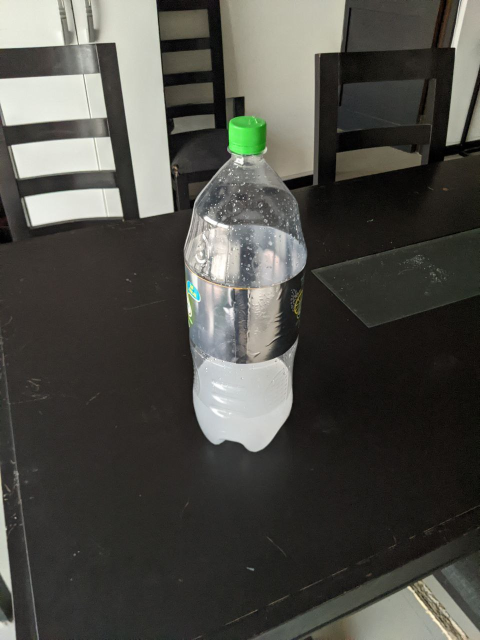
#> input picture Code/Test2.jpg, 960 x 1280 px (shown at 1/2 size)
$ python -i TestCamera.py   (imports and definitions only)
#> lines starting #> are read from the running program, lines starting #| are printed output that depends on the picture; after the words box and inside, x2 and y2 are one past the last pixel; in counts of white or black regions, pixels touching at a corner belong together
#> further down, picture is the input picture: shape (1280, 960, 3); mean B, G, R 71.1, 76.9, 77.5
#%%
import numpy
import joblib
from sklearn.svm import SVC
import matplotlib.pyplot as pl
import h5py
import cv2

from PIL import Image

def ProcessImg(Img):
        GrayImage=cv2.cvtColor(Img,cv2.COLOR_BGR2GRAY)
        GaussianFilter=cv2.GaussianBlur(GrayImage,(5,5),0)
        ret, imagenBN = cv2.threshold(GaussianFilter, 127, 255, cv2.THRESH_BINARY_INV)
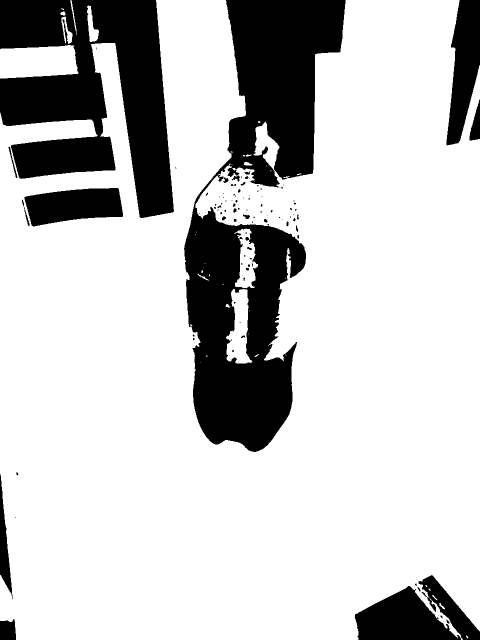
#> imagenBN: shape (1280, 960) (shown at 1/2 size); 77.6% white; 106 black regions (71 under 20 px)
        grupos,_=cv2.findContours(imagenBN.copy(),cv2.RETR_TREE,cv2.CHAIN_APPROX_SIMPLE)
#> grupos = 145 contours, 94 with area under 20; largest, box (x1, y1, x2, y2) and area: (0, 0, 960, 1280) 942604, (48, 375, 247, 454) 11359, (0, 90, 157, 157) 8688, (452, 578, 505, 727) 4574, (469, 457, 516, 576) 3112
        ventanas= [cv2.boundingRect(g) for g in grupos]
#> ventanas = 145 items, first 6: (932, 1271, 5, 6), (878, 1206, 12, 13), (864, 1190, 11, 10), (857, 1177, 4, 5), (851, 1170, 4, 4), (401, 724, 1, 1)
        for bots in ventanas:
            (x, y, w, h) = bots
            espacio=int(bots[3]*1.6)
            p1=int((bots[1]+bots[3]//2))-espacio//2
            p2=int((bots[0]+bots[2]//2))-espacio//2
            JustBottle = imagenBN[y:y + h+espacio,x:x+w+espacio]
            if  p2>0 and p1>0 and espacio>80:
                pilImg = Image.fromarray(JustBottle)
                JustBottle = pilImg.resize((128,128))
                JustBottle = numpy.array(JustBottle)
                cv2.rectangle(Img, (x, y), (x + w, y + h), (0, 255, 0), 2)
                identified=clasificador.predict(JustBottle.reshape(1,-1))
                print(identified)
                cv2.putText(Img,str(identified),(x,y-20),cv2.FONT_HERSHEY_SIMPLEX,2,(0,255,0))
#> this loop made 13 passes
#> (x, y, w, h, espacio, p1, p2) on passes 1, 2, 3, 4, 5, 7, 8, 9, 10, 11, 12, 13: (932, 1271, 5, 6, 9, 1270, 930), (878, 1206, 12, 13, 20, 1202, 874), (864, 1190, 11, 10, 16, 1187, 861), (857, 1177, 4, 5, 8, 1175, 855), (851, 1170, 4, 4, 6, 1169, 850), (412, 711, 3, 3, 4, 710, 411), (571, 709, 2, 2, 3, 709, 571), (509, 708, 9, 6, 9, 707, 509), (497, 667, 1, 2, 3, 667, 496), (499, 620, 1, 2, 3, 620, 498), (451, 608, 10, 7, 11, 606, 451), (452, 578, 53, 149, 238, 533, 359)
#> (x, y, w, h, espacio, p1, p2, JustBottle) on pass 6: (401, 724, 1, 1, 1, 724, 401, [[255, 0], [0, 0]])
#> pass 2, in ProcessImg, `JustBottle = imagenBN[y:y + h+espacio,x:x+w+espacio]`:
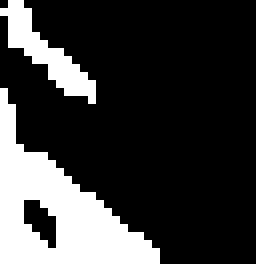
#> JustBottle: shape (33, 32) (shown 8 times larger); 22.4% white; 2 white regions, box (x1, y1, x2, y2) and area: (0, 11, 20, 33) 187, (0, 0, 12, 13) 50
#> pass 3, in ProcessImg, `JustBottle = imagenBN[y:y + h+espacio,x:x+w+espacio]`:
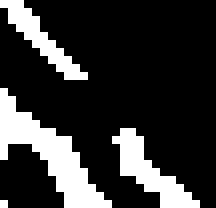
#> JustBottle: shape (26, 27) (shown 8 times larger); 20.4% white; 4 white regions (1 under 20 px), largest, box (x1, y1, x2, y2) and area: (0, 11, 14, 26) 71, (14, 16, 25, 26) 40, (0, 0, 11, 10) 31
#> after the loop:
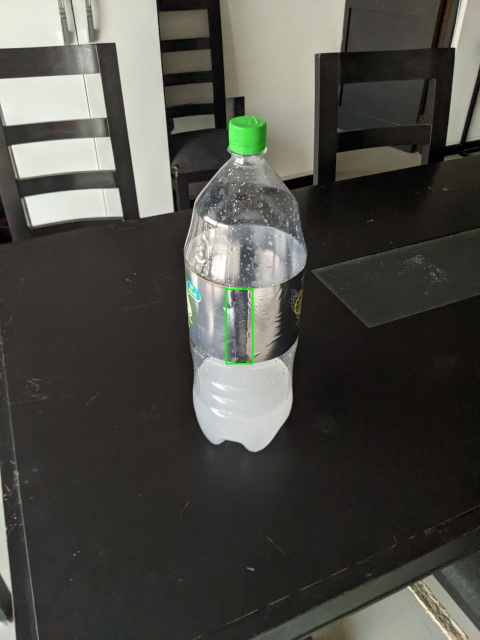
#> Img: shape (1280, 960, 3) (shown at 1/2 size); 0.1% of pixels changed, all inside (x1, y1, x2, y2) = (451, 577, 507, 729)
#> after the loop:
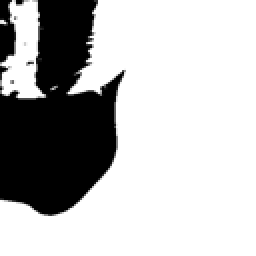
#> JustBottle: shape (128, 128) (shown 2 times larger); min 0, max 255, mean 185.2
        return Img

#clasificador=joblib.load('Code\ParametrosProyecto')
# [17 lines not run here, left out]

>>> import cv2
>>> picture = cv2.imread('Test2.jpg')
#> (the run stopped early here; a loop or call above may not have finished)
